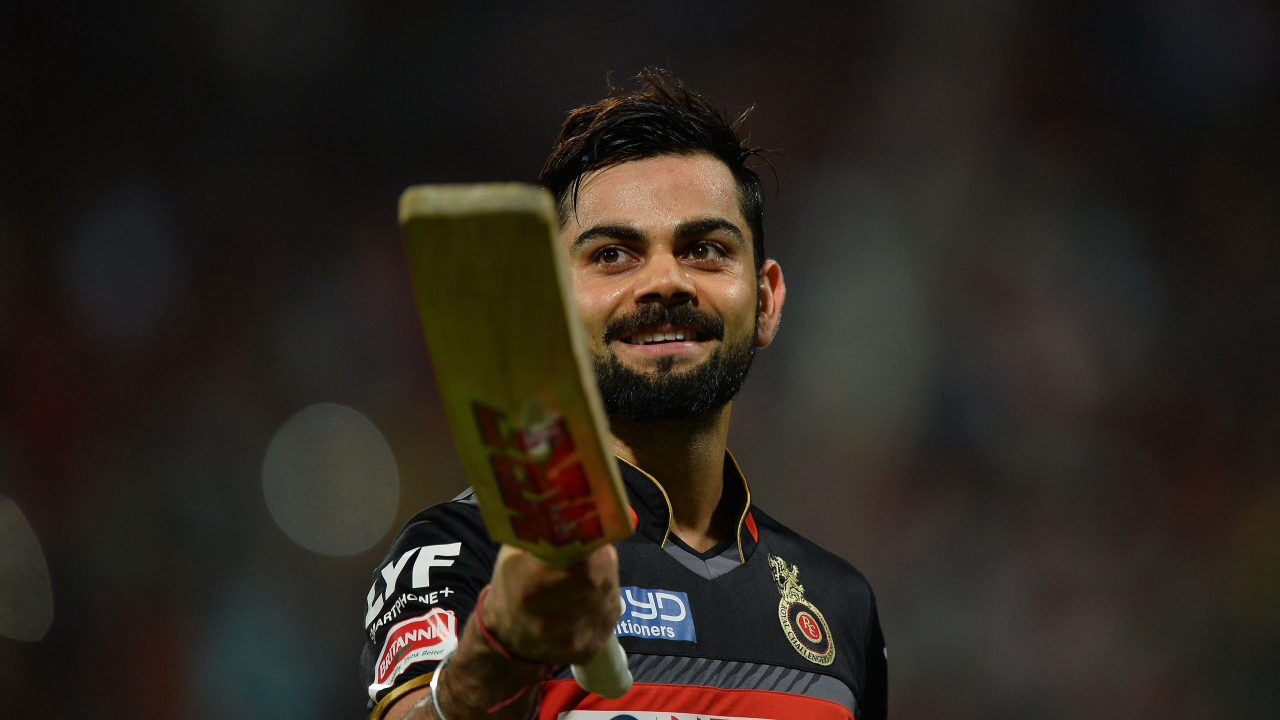
#> input picture koh.jpg, 3840 x 2160 px (shown at 1/3 size)
$ python facedec.py
#> lines starting #> are read from the running program, lines starting #| are printed output that depends on the picture
import cv2 as cv
import numpy as np
fac=cv.CascadeClassifier('haarcascade_frontalface_default.xml')
img=cv.imread('koh.jpg')
#> img is the input picture: shape (2160, 3840, 3); mean B, G, R 31.3, 38.4, 45
img=cv.resize(img,(800,600),interpolation=cv.INTER_AREA)
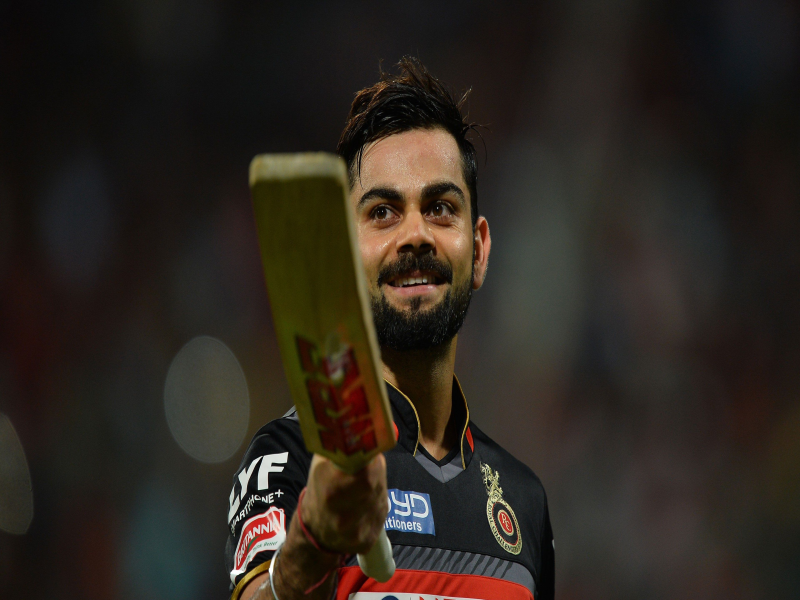
#> img: shape (600, 800, 3); mean B, G, R 31.3, 38.4, 45
gray=cv.cvtColor(img,cv.COLOR_BGR2GRAY)
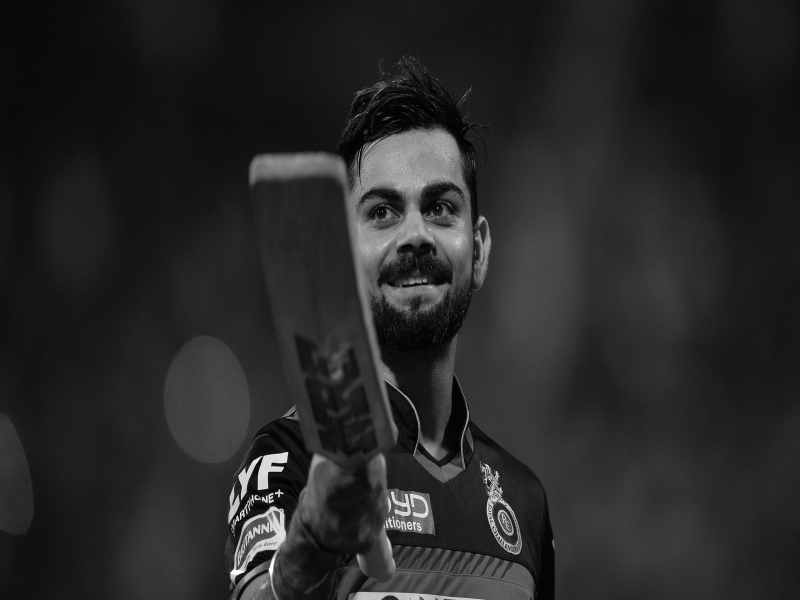
#> gray: shape (600, 800); min 2, max 254, mean 39.5
faces=fac.detectMultiScale(gray,1.1,5)
#> faces = [[318, 134, 187, 187]]
print(len(faces))
#| 1
for x,y,w,h in faces:
    img2=cv.rectangle(img,(x,y),(x+w,y+h),(0,255,0),thickness=3)
#> this loop made 1 pass
cv.imshow('img2',img2)
cv.waitKey(0)
